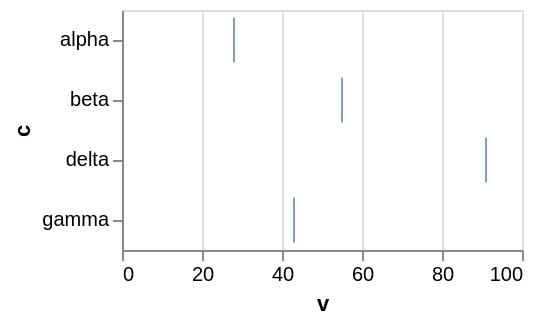

The specification (Vega-Lite) saved for this image:
### Vega-Lite specification from a JSON file in a GitHub repository (floating-point values rounded to 4 significant figures)
{"$schema": "https://vega.github.io/schema/vega-lite/v6.json", "width": 200, "height": 120, "data": {"values": [{"c": "alpha", "v": 28, "w": 3, "t": "2024-01-07"}, {"c": "beta", "v": 55, "w": 7, "t": "2024-03-19"}, {"c": "gamma", "v": 43, "w": 5, "t": "2024-06-02"}, {"c": "delta", "v": 91, "w": 9, "t": "2024-09-11"}]}, "mark": {"type": "tick", "thetaOffset": -4}, "encoding": {"x": {"field": "v", "type": "quantitative"}, "y": {"field": "c", "type": "nominal"}}}
